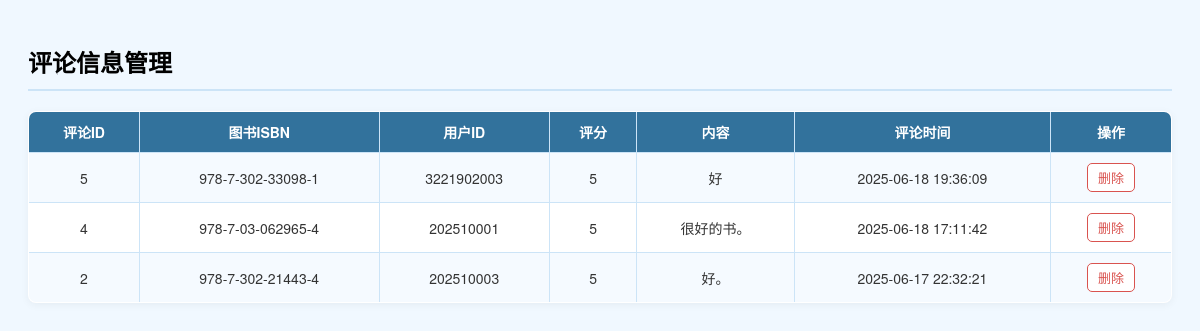
The page /php/admin/manage_comment.php (signed in) on the database its author committed.
### tables this page shows
CREATE TABLE `review`  (
  `review_id` int NOT NULL AUTO_INCREMENT,
  `ISBN` varchar(20) NULL DEFAULT NULL,
  `student_id` varchar(20) NULL DEFAULT NULL,
  `rating` int NULL DEFAULT NULL,
  `content` text NULL,
  `review_time` datetime NULL DEFAULT CURRENT_TIMESTAMP,
  PRIMARY KEY (`review_id`) USING BTREE,
  INDEX `ISBN`(`ISBN` ASC) USING BTREE,
  INDEX `student_id`(`student_id` ASC) USING BTREE,
  CONSTRAINT `review_ibfk_1` FOREIGN KEY (`ISBN`) REFERENCES `book` (`ISBN`) ON DELETE RESTRICT ON UPDATE RESTRICT,
  CONSTRAINT `review_ibfk_2` FOREIGN KEY (`student_id`) REFERENCES `student` (`student_id`) ON DELETE RESTRICT ON UPDATE RESTRICT,
  CONSTRAINT `review_chk_1` CHECK (`rating` between 1 and 5)
);

### php/admin/manage_comment.php (the view, shortened to what this page needs)
<?php
require_once '../db_connect.php';
?>
<!DOCTYPE html>
<html lang="zh-CN">
<head>
</head>
<body>
<h1>评论信息管理</h1>
<table border="1" cellpadding="8" cellspacing="0">
    <tr>
        <th>评论ID</th>
        <th>图书ISBN</th>
        <th>用户ID</th>
        <th>评分</th>
        <th>内容</th>
        <th>评论时间</th>
        <th>操作</th>
    </tr>
    <?php
    $res = $conn->query("SELECT * FROM review ORDER BY review_time DESC");
    while ($row = $res->fetch_assoc()) {
        echo "<tr>
                <td>{$row['review_id']}</td>
                <td>{$row['ISBN']}</td>
                <td>{$row['student_id']}</td>
                <td>{$row['rating']}</td>
                <td>" . htmlspecialchars($row['content']) . "</td>
                <td>{$row['review_time']}</td>
                <td>
                    <form method='POST' style='display:inline;' onsubmit=\"return confirm('确定要删除这条评论吗？');\">
                        <input type='hidden' name='delete_id' value='{$row['review_id']}'>
                        <input type='submit' value='删除' class='btn-delete'>
                    </form>
                </td>
              </tr>";
    }
    ?>
</table>
</body>
</html>

### php/admin/manage_comment.php (style rules this page uses)
body { font-family: "Helvetica Neue", "微软雅黑", sans-serif; background-color: #f0f8ff; padding: 20px; color: #333; }
h1 { color:rgb(0, 0, 0); border-bottom: 2px solid #cce4f7; padding-bottom: 10px; margin-bottom: 20px; font-size: 24px; }
table { border-collapse: collapse; width: 100%; font-size: 14px; background-color: white; box-shadow: 0 2px 8px rgba(0, 0, 0, 0.05); border-radius: 8px; overflow: hidden; }
table th, table td { border: 1px solid #cce4f7; padding: 10px 12px; text-align: center; }
table th { background-color: #32729c; color: white; }
table tr:nth-child(even) { background-color: #f5faff; }
.btn-delete { background-color: #fff; color: #d9534f; border: 1px solid #d9534f; padding: 4px 10px; font-size: 13px; border-radius: 5px; cursor: pointer; transition: all 0.2s ease; }

### rows shown on the page
review: review_id "5", ISBN "978-7-302-33098-1", student "3221902003", rating "5", content "好", review_time "2025-06-18 19:36:09"
review: review_id "4", ISBN "978-7-03-062965-4", student "202510001", rating "5", content "很好的书。", review_time "2025-06-18 17:11:42"
review: review_id "2", ISBN "978-7-302-21443-4", student "202510003", rating "5", content "好。", review_time "2025-06-17 22:32:21"
